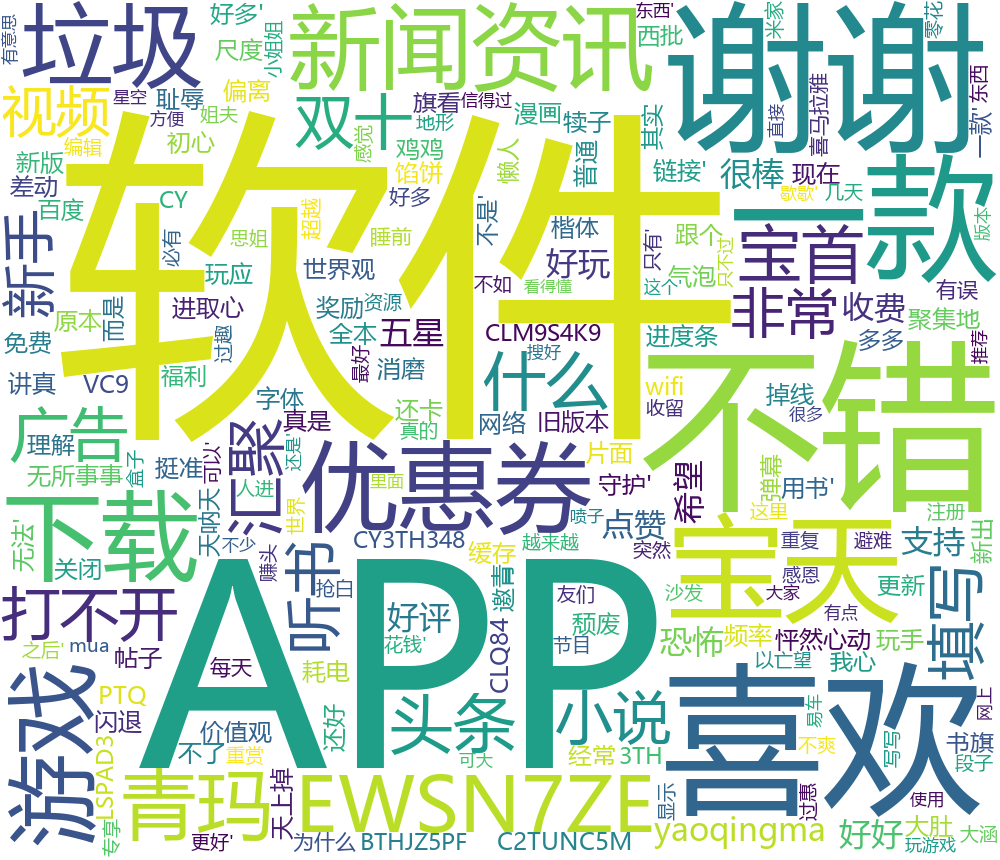

Write Python code to recreate this figure.
from wordcloud import WordCloud
import pymysql
import matplotlib.pyplot as plt
import os

def main():
    
    result = select_data_from_mysql()
    results = []
    for i in result:
        for j in i:
            results.append(j)
            
    print(str(results))
    wordcloud = WordCloud(font_path='C:/Windows/Fonts/msyh.ttc',background_color="white",width=1000, height=860, margin=2).generate(str(results))
    plt.imshow(wordcloud)
    plt.axis("off")
    plt.show()

    wordcloud.to_file("news.png")

def select_data_from_mysql():
    # 打开数据库连接
    conn = pymysql.connect(host='127.0.0.1', port=3306, user='root', passwd='123456',db='final' )
    # 使用 cursor() 方法创建一个游标对象 cursor
    cursor = conn.cursor()
    # 使用 execute()  方法执行 SQL 查询 
    cursor.execute('SELECT comment_detail from total WHERE tag="新闻阅读"')
    data = cursor.fetchall()
    # 关闭数据库连接
    conn.close()
    return data

if __name__ == "__main__":
    select_data_from_mysql()
    main()
        
